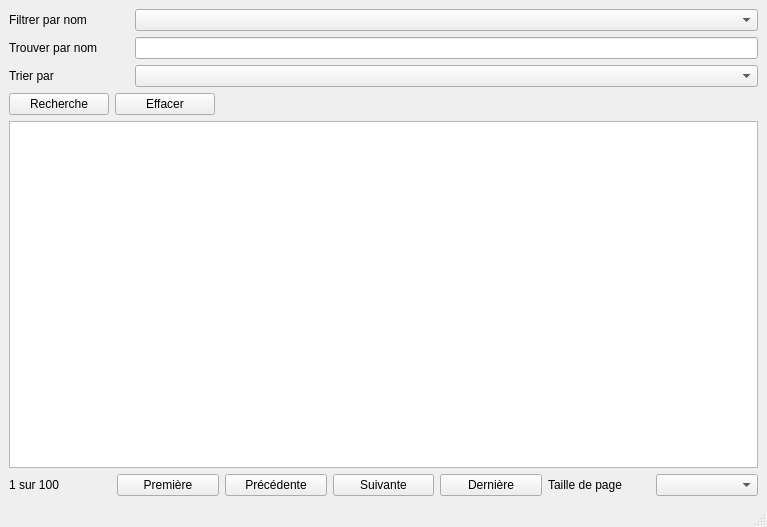
<?xml version="1.0" encoding="UTF-8"?>
<ui version="4.0">
 <class>MainWindow</class>
 <widget class="QMainWindow" name="MainWindow">
  <property name="geometry">
   <rect>
    <x>0</x>
    <y>0</y>
    <width>767</width>
    <height>527</height>
   </rect>
  </property>
  <property name="windowTitle">
   <string>ReceiptsQt</string>
  </property>
  <widget class="QWidget" name="centralwidget">
   <layout class="QVBoxLayout" name="verticalLayout">
    <item>
     <layout class="QHBoxLayout" name="horizontalLayout_2">
      <item>
       <widget class="QLabel" name="label">
        <property name="maximumSize">
         <size>
          <width>120</width>
          <height>16777215</height>
         </size>
        </property>
        <property name="text">
         <string>Filtrer par nom</string>
        </property>
       </widget>
      </item>
      <item>
       <widget class="QComboBox" name="groupComboBox">
        <property name="minimumSize">
         <size>
          <width>100</width>
          <height>0</height>
         </size>
        </property>
       </widget>
      </item>
     </layout>
    </item>
    <item>
     <layout class="QHBoxLayout" name="horizontalLayout_5">
      <item>
       <widget class="QLabel" name="label_2">
        <property name="minimumSize">
         <size>
          <width>120</width>
          <height>0</height>
         </size>
        </property>
        <property name="maximumSize">
         <size>
          <width>120</width>
          <height>16777215</height>
         </size>
        </property>
        <property name="text">
         <string>Trouver par nom</string>
        </property>
       </widget>
      </item>
      <item>
       <widget class="QLineEdit" name="nameLineEdit"/>
      </item>
     </layout>
    </item>
    <item>
     <layout class="QHBoxLayout" name="horizontalLayout_4">
      <item>
       <widget class="QLabel" name="label_3">
        <property name="maximumSize">
         <size>
          <width>120</width>
          <height>16777215</height>
         </size>
        </property>
        <property name="text">
         <string>&lt;html&gt;&lt;head/&gt;&lt;body&gt;&lt;p&gt;Trier par&lt;/p&gt;&lt;/body&gt;&lt;/html&gt;</string>
        </property>
       </widget>
      </item>
      <item>
       <widget class="QComboBox" name="sortComboBox"/>
      </item>
     </layout>
    </item>
    <item>
     <layout class="QHBoxLayout" name="horizontalLayout_3">
      <item>
       <widget class="QPushButton" name="searchButton">
        <property name="minimumSize">
         <size>
          <width>100</width>
          <height>0</height>
         </size>
        </property>
        <property name="maximumSize">
         <size>
          <width>100</width>
          <height>16777215</height>
         </size>
        </property>
        <property name="text">
         <string>Recherche</string>
        </property>
       </widget>
      </item>
      <item>
       <widget class="QPushButton" name="clearButton">
        <property name="minimumSize">
         <size>
          <width>100</width>
          <height>0</height>
         </size>
        </property>
        <property name="maximumSize">
         <size>
          <width>100</width>
          <height>16777215</height>
         </size>
        </property>
        <property name="text">
         <string>Effacer</string>
        </property>
       </widget>
      </item>
      <item>
       <spacer name="horizontalSpacer">
        <property name="orientation">
         <enum>Qt::Horizontal</enum>
        </property>
        <property name="sizeHint" stdset="0">
         <size>
          <width>40</width>
          <height>20</height>
         </size>
        </property>
       </spacer>
      </item>
     </layout>
    </item>
    <item>
     <widget class="QTableView" name="tableView"/>
    </item>
    <item>
     <layout class="QHBoxLayout" name="horizontalLayout">
      <item>
       <widget class="QLabel" name="pageLabel">
        <property name="minimumSize">
         <size>
          <width>70</width>
          <height>0</height>
         </size>
        </property>
        <property name="text">
         <string>1 sur 100</string>
        </property>
       </widget>
      </item>
      <item>
       <widget class="QPushButton" name="firstPushButton">
        <property name="minimumSize">
         <size>
          <width>100</width>
          <height>0</height>
         </size>
        </property>
        <property name="text">
         <string>Première</string>
        </property>
       </widget>
      </item>
      <item>
       <widget class="QPushButton" name="previousPushButton">
        <property name="minimumSize">
         <size>
          <width>100</width>
          <height>0</height>
         </size>
        </property>
        <property name="text">
         <string>Précédente</string>
        </property>
       </widget>
      </item>
      <item>
       <widget class="QPushButton" name="nextPushButton">
        <property name="minimumSize">
         <size>
          <width>100</width>
          <height>0</height>
         </size>
        </property>
        <property name="text">
         <string>Suivante</string>
        </property>
       </widget>
      </item>
      <item>
       <widget class="QPushButton" name="lastPushButton">
        <property name="minimumSize">
         <size>
          <width>100</width>
          <height>0</height>
         </size>
        </property>
        <property name="text">
         <string>Dernière</string>
        </property>
       </widget>
      </item>
      <item>
       <widget class="QLabel" name="label_4">
        <property name="minimumSize">
         <size>
          <width>100</width>
          <height>0</height>
         </size>
        </property>
        <property name="text">
         <string>Taille de page</string>
        </property>
       </widget>
      </item>
      <item>
       <widget class="QComboBox" name="pagesizeComboBox"/>
      </item>
     </layout>
    </item>
   </layout>
  </widget>
  <widget class="QStatusBar" name="statusbar"/>
 </widget>
 <resources/>
 <connections/>
</ui>
